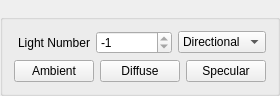
<?xml version="1.0" encoding="UTF-8"?>
<ui version="4.0">
 <class>GlLightEditor</class>
 <widget class="QGroupBox" name="GlLightEditor">
  <property name="geometry">
   <rect>
    <x>0</x>
    <y>0</y>
    <width>258</width>
    <height>89</height>
   </rect>
  </property>
  <property name="windowTitle">
   <string>GroupBox</string>
  </property>
  <property name="title">
   <string> </string>
  </property>
  <layout class="QGridLayout" name="gridLayout">
   <item row="0" column="0">
    <widget class="QLabel" name="number_label">
     <property name="text">
      <string>Light Number</string>
     </property>
     <property name="alignment">
      <set>Qt::AlignRight|Qt::AlignTrailing|Qt::AlignVCenter</set>
     </property>
    </widget>
   </item>
   <item row="0" column="1">
    <widget class="QSpinBox" name="number_spinBox">
     <property name="minimum">
      <number>-1</number>
     </property>
     <property name="maximum">
      <number>-1</number>
     </property>
    </widget>
   </item>
   <item row="0" column="2">
    <widget class="QComboBox" name="type_comboBox">
     <item>
      <property name="text">
       <string>Directional</string>
      </property>
     </item>
     <item>
      <property name="text">
       <string>Positional</string>
      </property>
     </item>
     <item>
      <property name="text">
       <string>None</string>
      </property>
     </item>
    </widget>
   </item>
   <item row="1" column="0" colspan="3">
    <layout class="QGridLayout" name="colors_gridLayout">
     <item row="0" column="0">
      <widget class="QtColorPicker" name="ambient_colorpicker">
       <property name="text">
        <string>Ambient</string>
       </property>
       <property name="useStandardColors" stdset="0">
        <bool>true</bool>
       </property>
      </widget>
     </item>
     <item row="0" column="1">
      <widget class="QtColorPicker" name="diffuse_colorpicker">
       <property name="text">
        <string>Diffuse</string>
       </property>
       <property name="useStandardColors" stdset="0">
        <bool>true</bool>
       </property>
      </widget>
     </item>
     <item row="0" column="2">
      <widget class="QtColorPicker" name="specular_colorpicker">
       <property name="text">
        <string>Specular</string>
       </property>
       <property name="useStandardColors" stdset="0">
        <bool>true</bool>
       </property>
      </widget>
     </item>
    </layout>
   </item>
  </layout>
 </widget>
 <customwidgets>
  <customwidget>
   <class>QtColorPicker</class>
   <extends>QPushButton</extends>
   <header>qtcolorpicker.h</header>
  </customwidget>
 </customwidgets>
 <resources/>
 <connections/>
</ui>
